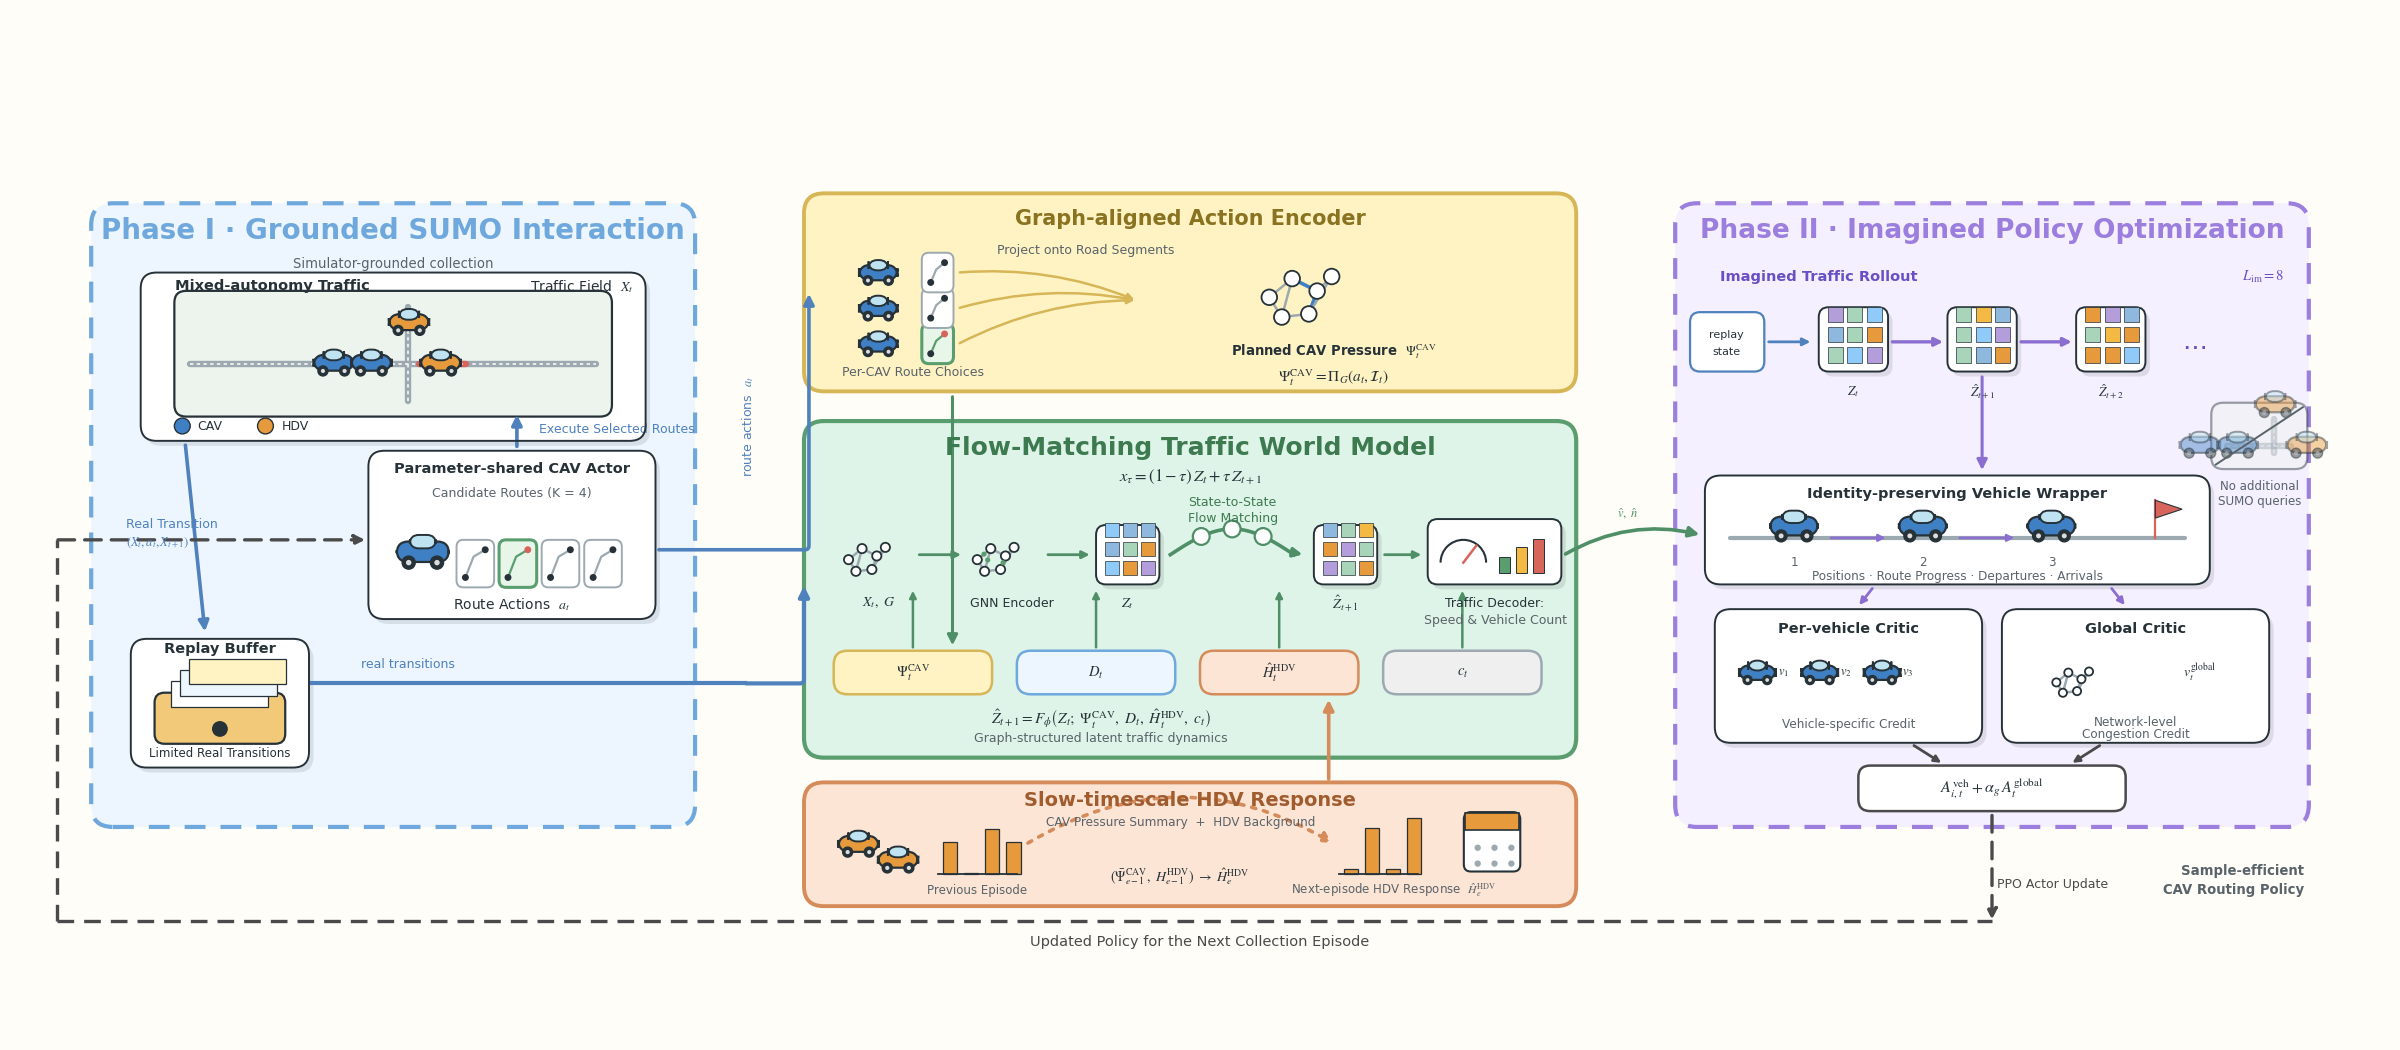

Reproduce this figure in Python.
"""UrbanDreamer main framework figure — v3.

Fixes from v2 review:
- replay->world-model arrow no longer crosses the actor sticker
- road styling: gray roads with white centerlines (visible on pale bg)
- module 2: flow label lifted off the curve; eq block shifted left so the
  HDV orange arrow rises cleanly into the condition chips
- module 3: interior spacing redone
- return arrow routed outside-left with a single clean crossing
"""
import matplotlib
matplotlib.use("Agg")
import matplotlib.pyplot as plt
from matplotlib.patches import FancyBboxPatch, Circle, Rectangle, FancyArrowPatch, Arc
import numpy as np

# ---------------- palette ----------------
BG       = "#FFFDF8"
INK      = "#263238"
SUB      = "#59636A"
P1_BG, P1_BD = "#EDF6FF", "#6FA8DC"
P2_BG, P2_BD = "#F5F0FF", "#9B7EDE"
ACT_BG, ACT_BD = "#FFF3C4", "#D6B656"
WM_BG,  WM_BD  = "#DFF4E8", "#5A9E6F"
HDV_BG, HDV_BD = "#FCE5D5", "#D58B5A"
CAV_C, HDV_C   = "#3F7FC4", "#E79A3B"
CONG,  ROAD    = "#D7655B", "#9DA9B0"
AR_REAL, AR_WM, AR_IM, AR_HDV, AR_UPD = "#4F81BD", "#4F8F68", "#8A6FD1", "#D58B5A", "#4A4A4A"

plt.rcParams["path.sketch"] = None
plt.rcParams["font.family"] = "DejaVu Sans"
plt.rcParams["mathtext.fontset"] = "stix"

fig, ax = plt.subplots(figsize=(24, 10.5), dpi=100)
fig.patch.set_facecolor(BG)
ax.set_facecolor(BG)
ax.set_xlim(0, 240); ax.set_ylim(0, 105)
ax.axis("off")

PHASE, MOD, MODBIG, LABEL, ANNOT, MATH = 20, 15, 18, 10.5, 9, 12

def text(x, y, s, size=LABEL, bold=False, color=INK, ha="center", va="center",
         z=8, rot=0):
    ax.text(x, y, s, fontsize=size, color=color, ha=ha, va=va, zorder=z,
            fontweight="bold" if bold else "normal", rotation=rot,
            linespacing=1.3)

def rbox(x, y, w, h, fc, ec, dashed=False, lw=2.6, z=2, rs=2.0, dash=(5, 3.6)):
    b = FancyBboxPatch((x, y), w, h,
                       boxstyle=f"round,pad=0,rounding_size={rs}",
                       fc=fc, ec=ec, lw=lw, zorder=z,
                       linestyle=(0, dash) if dashed else "solid")
    ax.add_patch(b)
    return b

def sticker_bg(x, y, w, h, z=4, rs=1.6):
    rbox(x+0.45, y-0.5, w, h, "#00000018", "none", z=z-1, rs=rs)
    rbox(x, y, w, h, "#FFFFFF", "none", z=z, rs=rs)
    rbox(x, y, w, h, "none", INK, lw=1.4, z=z+6, rs=rs)

def arrow(p1, p2, color=AR_WM, dashed=False, dotted=False, lw=2.4, rad=0.0,
          z=6, ms=15, elbow=False):
    cs = "angle,angleA=0,angleB=90,rad=4" if elbow else f"arc3,rad={rad}"
    ls = (0, (1.2, 2.2)) if dotted else ((0, (5, 3)) if dashed else "solid")
    a = FancyArrowPatch(p1, p2, arrowstyle="-|>", mutation_scale=ms,
                        color=color, lw=lw, zorder=z, linestyle=ls,
                        connectionstyle=cs, shrinkA=1, shrinkB=1)
    ax.add_patch(a)
    return a

# ---------------- stickers ----------------
def car(x, y, s=1.0, color=CAV_C, z=6, faded=False):
    al = 0.45 if faded else 1.0
    kw = dict(zorder=z, alpha=al)
    ax.add_patch(FancyBboxPatch((x-4.6*s, y-1.7*s), 9.2*s, 3.4*s,
                 boxstyle="round,pad=0.1,rounding_size=1.2",
                 fc=color, ec=INK, lw=1.6, **kw))
    ax.add_patch(FancyBboxPatch((x-2.2*s, y+0.8*s), 4.4*s, 2.1*s,
                 boxstyle="round,pad=0.1,rounding_size=0.9",
                 fc="#BFE3F0", ec=INK, lw=1.4, **kw))
    for dx in (-2.6, 2.6):
        ax.add_patch(Circle((x+dx*s, y-2.0*s), 1.2*s, fc=INK, ec=INK, **kw))
        ax.add_patch(Circle((x+dx*s, y-2.0*s), 0.5*s, fc="#DDDDDD", **kw))

def route_card(x, y, w=3.6, h=4.6, selected=False, z=6):
    fc = "#E8F5E9" if selected else "#FFFFFF"
    ec = "#5A9E6F" if selected else "#9DA9B0"
    ax.add_patch(FancyBboxPatch((x, y), w, h, boxstyle="round,pad=0.1,rounding_size=0.7",
                 fc=fc, ec=ec, lw=2.2 if selected else 1.4, zorder=z))
    ax.plot([x+0.8, x+w*0.45, x+w-0.8], [y+0.9, y+h-1.6, y+h-0.9],
            color=ec, lw=1.6, zorder=z+1)
    ax.add_patch(Circle((x+0.8, y+0.9), 0.35, fc=INK, zorder=z+2))
    ax.add_patch(Circle((x+w-0.8, y+h-0.9), 0.35, fc=CONG if selected else INK, zorder=z+2))

def mini_graph(x, y, s=1.0, hl_edges=(), z=6, messages=False):
    pts = np.array([(0,0),(2.2,1.8),(4.6,0.6),(1.2,-1.9),(3.8,-1.6),(6.0,2.0)],
                   float) * s + (x, y)
    edges = [(0,1),(1,2),(0,3),(3,4),(2,4),(1,3),(2,5),(4,5)]
    for i, (a, b) in enumerate(edges):
        c = CAV_C if i in hl_edges else ROAD
        ax.plot([pts[a][0], pts[b][0]], [pts[a][1], pts[b][1]],
                color=c, lw=2.6 if i in hl_edges else 1.8, zorder=z)
    for px, py in pts:
        ax.add_patch(Circle((px, py), 0.75*s, fc="#FFFFFF", ec=INK, lw=1.3, zorder=z+2))
    if messages:
        for (a, b) in ((0,1),(3,1),(4,2)):
            mx, my = (pts[a]+pts[b])/2
            ax.add_patch(Circle((mx, my), 0.42*s, fc=WM_BD, ec="none", zorder=z+3))

def latent_card(x, y, w=7, h=6.5, z=6, seed=0):
    sticker_bg(x, y, w, h, z=z, rs=1.0)
    rng = np.random.RandomState(seed)
    cols = ["#8FB8DE", "#A8D5BA", "#F4B942", "#E79A3B", "#B39DDB", "#90CAF9"]
    gw, gh = w/4.6, h/4.2
    for i in range(3):
        for j in range(3):
            ax.add_patch(Rectangle((x+0.9+j*(gw+0.45), y+0.9+i*(gh+0.5)), gw, gh,
                         fc=cols[rng.randint(len(cols))], ec=INK, lw=0.5, zorder=z+7))

def file_tray(x, y, w=15, h=10, z=6):
    ax.add_patch(FancyBboxPatch((x-w/2, y-h/2), w, h*0.62,
                 boxstyle="round,pad=0.1,rounding_size=1.0",
                 fc="#F2C879", ec=INK, lw=1.6, zorder=z))
    for i, c in enumerate(("#FFFFFF", "#EDF6FF", "#FFF3C4")):
        ax.add_patch(Rectangle((x-w/2+1.6+i*0.9, y-0.4+i*1.15), w-3.2, 2.6,
                     fc=c, ec=INK, lw=0.9, zorder=z+1+i))
    ax.add_patch(Circle((x, y-h/2+1.4), 0.8, fc=INK, zorder=z+4))

def calendar(x, y, w=6, h=6, z=6):
    ax.add_patch(FancyBboxPatch((x-w/2, y-h/2), w, h,
                 boxstyle="round,pad=0.1,rounding_size=0.7",
                 fc="#FFFFFF", ec=INK, lw=1.5, zorder=z))
    ax.add_patch(Rectangle((x-w/2, y+h/2-1.7), w, 1.7, fc=HDV_C, ec=INK, lw=1.2, zorder=z+1))
    for i in range(2):
        for j in range(3):
            ax.add_patch(Circle((x-w/2+1.3+j*1.7, y-0.6-i*1.6), 0.32, fc=ROAD, zorder=z+2))

def bar_dist(x, y, w=9, h=5, color=HDV_C, z=6, seed=1):
    rng = np.random.RandomState(seed)
    hs = rng.dirichlet(np.ones(4)) * h * 2.6
    bw = w/5.2
    for i, hh in enumerate(hs):
        ax.add_patch(Rectangle((x+i*(bw+0.7), y), bw, hh, fc=color, ec=INK, lw=0.9, zorder=z))
    ax.plot([x-0.5, x+w], [y, y], color=INK, lw=1.3, zorder=z)

def road(x1, y1, x2, y2, color=ROAD, z=5, al=1.0):
    ax.plot([x1, x2], [y1, y2], color=color, lw=4.6, zorder=z,
            solid_capstyle="round", alpha=al)
    ax.plot([x1, x2], [y1, y2], color="#FFFFFF", lw=1.1, zorder=z+1,
            linestyle=(0, (2.2, 2.2)), alpha=al)

def city_map(x, y, w=20, h=13, z=6, faded=False, cong=True):
    al = 0.45 if faded else 1.0
    ax.add_patch(FancyBboxPatch((x-w/2, y-h/2), w, h,
                 boxstyle="round,pad=0.1,rounding_size=1.2",
                 fc="#EDF4EE", ec=INK, lw=1.6, zorder=z, alpha=al))
    road(x-w/2+1.5, y-1.0, x+w/2-1.5, y-1.0, z=z+1, al=al)
    road(x+1.5, y-h/2+1.5, x+1.5, y+h/2-1.5, z=z+1, al=al)
    if cong:
        road(x+2.6, y-1.0, x+7.4, y-1.0, color=CONG, z=z+2, al=al)
    car(x-6.0, y-0.9, s=0.42, color=CAV_C, z=z+3, faded=faded)
    car(x-2.2, y-0.9, s=0.42, color=CAV_C, z=z+3, faded=faded)
    car(x+4.8, y-0.9, s=0.42, color=HDV_C, z=z+3, faded=faded)
    car(x+1.6, y+3.2, s=0.42, color=HDV_C, z=z+3, faded=faded)

def gauge(x, y, w=13, h=7, z=6):
    sticker_bg(x, y, w, h, z=z, rs=1.0)
    ax.add_patch(Arc((x+3.6, y+2.2), 4.6, 4.6, theta1=0, theta2=180,
                     color=INK, lw=1.5, zorder=z+7))
    ax.plot([x+3.6, x+4.9], [y+2.2, y+3.9], color=CONG, lw=1.8, zorder=z+8)
    for i, hh in enumerate((1.6, 2.6, 3.4)):
        ax.add_patch(Rectangle((x+7.2+i*1.7, y+1.2), 1.1, hh,
                     fc=(WM_BD, "#F4B942", CONG)[i], ec=INK, lw=0.7, zorder=z+7))

# =====================================================================
# LEFT — Phase I container (x 8..69, y 22..85)
# =====================================================================
rbox(8, 22, 61, 63, P1_BG, P1_BD, dashed=True, lw=3.0, rs=2.2)
text(38.5, 82.2, "Phase I · Grounded SUMO Interaction", size=PHASE, bold=True, color=P1_BD)
text(38.5, 78.9, "Simulator-grounded collection", size=ANNOT+0.5, color=SUB)

# --- road network sticker (y 61..78) ---
sticker_bg(13, 61, 51, 17, z=4)
city_map(38.5, 69.8, w=44, h=12.5, z=5)
text(16.5, 76.6, "Mixed-autonomy Traffic", size=LABEL, bold=True, ha="left")
text(62.8, 76.6, r"Traffic Field  $X_t$", size=ANNOT+1, ha="right")
ax.add_patch(Circle((17.2, 62.5), 0.8, fc=CAV_C, ec=INK, lw=1.0, zorder=8))
text(18.7, 62.5, "CAV", size=ANNOT, ha="left")
ax.add_patch(Circle((25.6, 62.5), 0.8, fc=HDV_C, ec=INK, lw=1.0, zorder=8))
text(27.2, 62.5, "HDV", size=ANNOT, ha="left")

# --- replay buffer (y 28..41) ---
sticker_bg(12, 28, 18, 13, z=4)
file_tray(21, 34.5, w=13, h=8, z=6)
text(21, 40.0, "Replay Buffer", size=LABEL, bold=True)
text(21, 29.4, "Limited Real Transitions", size=ANNOT-0.5)

# --- actor (y 43..60) ---
sticker_bg(36, 43, 29, 17, z=4)
text(50.5, 58.2, "Parameter-shared CAV Actor", size=LABEL, bold=True)
text(50.5, 55.7, "Candidate Routes (K = 4)", size=ANNOT, color=SUB)
car(41.5, 49.8, s=0.55, color=CAV_C, z=7)
for i in range(4):
    route_card(45.0+i*4.3, 46.3, selected=(i == 1), z=7)
text(50.5, 44.5, r"Route Actions  $a_t$", size=ANNOT+1)

# actor -> roadnet (execute)
arrow((51, 60.3), (51, 63.8), color=AR_REAL, lw=2.6)
text(53.2, 62.1, "Execute Selected Routes", size=ANNOT, ha="left", color=AR_REAL)
# roadnet -> replay (real transition)
arrow((17.5, 60.7), (19.5, 41.6), color=AR_REAL, lw=2.6)
text(11.5, 52.5, "Real Transition", size=ANNOT, ha="left", color=AR_REAL)
text(11.5, 50.7, r"$(X_t, a_t, X_{t+1})$", size=ANNOT, ha="left", color=AR_REAL)

# =====================================================================
# CENTRAL BRIDGE (x 80..158)
# =====================================================================
# ---------- Module 1: Graph-aligned Action Encoder (y 66..86) ----------
rbox(80, 66, 78, 20, ACT_BG, ACT_BD, lw=2.8)
text(119, 83.4, "Graph-aligned Action Encoder", size=MOD, bold=True, color="#8a7320")
text(108.5, 80.2, "Project onto Road Segments", size=ANNOT, color=SUB)
for k in range(3):
    yy = 70.8 + k*3.6
    car(87.5, yy, s=0.4, color=CAV_C, z=6)
    route_card(92.0, yy-1.9, w=3.0, h=3.8, selected=(k == 0), z=6)
    arrow((95.6, yy), (113.5, 75.2), color=ACT_BD, lw=1.8, rad=-0.12, ms=10)
text(91, 67.9, "Per-CAV Route Choices", size=ANNOT, color=SUB)
mini_graph(127, 75.5, s=1.05, hl_edges=(1, 4), z=6)
text(133.5, 70.0, r"Planned CAV Pressure  $\Psi_t^{\mathrm{CAV}}$", size=ANNOT+0.5, bold=True)
text(133.5, 67.4, r"$\Psi_t^{\mathrm{CAV}} = \Pi_G(a_t, \mathcal{I}_t)$", size=MATH-1)

# ---------- Module 2: Flow-Matching World Model (y 29..63) ----------
rbox(80, 29, 78, 34, WM_BG, WM_BD, lw=3.0)
text(119, 60.3, "Flow-Matching Traffic World Model", size=MODBIG, bold=True, color="#3d7a50")
text(119, 57.4, r"$x_\tau = (1-\tau)\,Z_t + \tau\,Z_{t+1}$", size=MATH)

# pipeline
mini_graph(84.5, 49.0, s=0.62, z=6)
text(87.5, 44.6, r"$X_t,\ G$", size=ANNOT+1)
arrow((91.5, 49.5), (96.0, 49.5), lw=2.0, ms=11)
mini_graph(97.5, 49.0, s=0.62, z=6, messages=True)
text(101, 44.6, "GNN Encoder", size=ANNOT)
arrow((104.5, 49.5), (109.0, 49.5), lw=2.0, ms=11)
latent_card(109.5, 46.5, w=6.4, h=6.0, z=6, seed=1)
text(112.7, 44.6, r"$Z_t$", size=ANNOT+1)
# flow trajectory
fx = np.linspace(117, 129.5, 60)
fy = 49.5 + 2.6*np.sin((fx-117)/12.5*np.pi)
ax.plot(fx, fy, color=AR_WM, lw=2.6, zorder=6)
arrow((fx[-3], fy[-3]), (130.5, 49.5), color=AR_WM, lw=2.6, ms=13)
for f in (0.25, 0.5, 0.75):
    xx = 117 + 12.5*f
    yy = 49.5 + 2.6*np.sin(f*np.pi)
    ax.add_patch(Circle((xx, yy), 0.85, fc="#FFFFFF", ec=AR_WM, lw=1.6, zorder=7))
text(123.3, 54.8, "State-to-State", size=ANNOT, color="#3d7a50")
text(123.3, 53.2, "Flow Matching", size=ANNOT, color="#3d7a50")
latent_card(131.5, 46.5, w=6.4, h=6.0, z=6, seed=7)
text(134.7, 44.6, r"$\hat{Z}_{t+1}$", size=ANNOT+1)
arrow((138.5, 49.5), (142.5, 49.5), lw=2.0, ms=11)
gauge(143.0, 46.5, w=13.5, h=6.6, z=6)
text(149.8, 44.6, "Traffic Decoder:", size=ANNOT)
text(149.8, 42.9, "Speed & Vehicle Count", size=ANNOT, color=SUB)

# condition chips
chips = [(91, r"$\Psi_t^{\mathrm{CAV}}$", ACT_BG, ACT_BD),
         (109.5, r"$D_t$", P1_BG, P1_BD),
         (128, r"$\hat{H}_t^{\mathrm{HDV}}$", HDV_BG, HDV_BD),
         (146.5, r"$c_t$", "#EFEFEF", ROAD)]
for cx, lab, fc, ec in chips:
    rbox(cx-8, 35.4, 16, 4.4, fc, ec, lw=1.8, z=5, rs=1.4)
    text(cx, 37.6, lab, size=ANNOT+1.5)
    arrow((cx, 40.0), (cx, 46.0), color=AR_WM, lw=1.8, ms=10)
text(110, 33.0, r"$\hat{Z}_{t+1} = F_\phi\left(Z_t;\ \Psi_t^{\mathrm{CAV}},\ D_t,\ "
                r"\hat{H}_t^{\mathrm{HDV}},\ c_t\right)$", size=MATH-1)
text(110, 30.9, "Graph-structured latent traffic dynamics", size=ANNOT, color=SUB)

# ---------- Module 3: Slow-timescale HDV Response (y 14..26.5) ----------
rbox(80, 14, 78, 12.5, HDV_BG, HDV_BD, lw=2.8)
text(119, 24.7, "Slow-timescale HDV Response", size=MOD-1, bold=True, color="#a05c2e")
car(85.5, 20.3, s=0.42, color=HDV_C, z=6)
car(89.5, 18.7, s=0.42, color=HDV_C, z=6)
bar_dist(94.0, 17.2, w=7.5, h=4.4, seed=2)
text(97.5, 15.6, "Previous Episode", size=ANNOT-0.5, color=SUB)
text(118, 22.4, "CAV Pressure Summary  +  HDV Background", size=ANNOT-0.3, color=SUB)
arrow((102.5, 20.3), (133.5, 20.3), color=AR_HDV, dotted=True, lw=2.6, rad=-0.3)
text(118, 17.0, r"$(\bar{\Psi}_{e-1}^{\mathrm{CAV}},\ H_{e-1}^{\mathrm{HDV}})"
                r"\ \rightarrow\ \hat{H}_e^{\mathrm{HDV}}$", size=MATH-2)
bar_dist(134.5, 17.2, w=7.5, h=4.4, seed=5)
text(139.5, 15.6, r"Next-episode HDV Response  $\hat{H}_e^{\mathrm{HDV}}$",
     size=ANNOT-0.5, color=SUB)
calendar(149.5, 20.5, w=5.5, h=5.8, z=6)
# module3 -> condition chips (rises at x=133, left of c_t chip, right of eq)
arrow((133, 26.7), (133, 35.0), color=AR_HDV, lw=2.6)

# =====================================================================
# RIGHT — Phase II container (x 168..232, y 22..85)
# =====================================================================
rbox(168, 22, 64, 63, P2_BG, P2_BD, dashed=True, lw=3.0, rs=2.2)
text(200, 82.2, "Phase II · Imagined Policy Optimization", size=PHASE-1, bold=True, color=P2_BD)

# --- imagined rollout ---
text(172.5, 77.6, "Imagined Traffic Rollout", size=LABEL, bold=True, ha="left", color="#6a4fc4")
text(229.5, 77.6, r"$L_{\mathrm{im}} = 8$", size=LABEL, ha="right", color="#6a4fc4")
rbox(169.5, 68, 7.5, 6, "#FFFFFF", AR_REAL, lw=1.6, z=5, rs=1.0)
text(173.2, 71.7, "replay", size=ANNOT-1)
text(173.2, 70.0, "state", size=ANNOT-1)
arrow((177.3, 71), (181.8, 71), color=AR_REAL, lw=2.0, ms=11)
xs_snap = (182.5, 195.5, 208.5)
labs = (r"$Z_t$", r"$\hat{Z}_{t+1}$", r"$\hat{Z}_{t+2}$")
for i, (xx, lab) in enumerate(zip(xs_snap, labs)):
    latent_card(xx, 68, w=7, h=6.5, z=6, seed=10+i)
    text(xx+3.5, 66.0, lab, size=ANNOT+0.5)
    if i < 2:
        arrow((xx+7.3, 71), (xx+12.7, 71), color=AR_IM, lw=2.4, ms=12)
text(220.5, 71, "…", size=18, color="#6a4fc4")

# faded crossed SUMO
city_map(227, 61.5, w=9.5, h=6.5, z=5, faded=True, cong=False)
ax.plot([222.6, 231.4], [58.6, 64.4], color=SUB, lw=1.4, zorder=9)
text(227, 56.4, "No additional", size=ANNOT-0.5, color=SUB)
text(227, 54.9, "SUMO queries", size=ANNOT-0.5, color=SUB)

# --- vehicle wrapper ---
sticker_bg(171, 46.5, 51, 11, z=4)
text(196.5, 55.6, "Identity-preserving Vehicle Wrapper", size=LABEL, bold=True)
ax.plot([173.5, 219.5], [51.2, 51.2], color=ROAD, lw=3.0, zorder=6, solid_capstyle="round")
for xx, cid in ((180, "1"), (193, "2"), (206, "3")):
    car(xx, 52.4, s=0.5, color=CAV_C, z=7)
    text(xx, 48.7, cid, size=ANNOT-0.5, color=SUB)
    if xx < 200:
        arrow((xx+3.6, 51.2), (xx+9.4, 51.2), color=AR_IM, lw=1.8, ms=10)
ax.plot([216.5, 216.5], [51.2, 55.0], color=CONG, lw=1.6, zorder=7)
ax.add_patch(plt.Polygon([(216.5, 55.0), (216.5, 53.2), (219.2, 54.1)],
             fc=CONG, ec=INK, lw=0.8, zorder=7))
text(196.5, 47.3, "Positions · Route Progress · Departures · Arrivals",
     size=ANNOT-0.3, color=SUB)

# --- critics ---
sticker_bg(172, 30.5, 27, 13.5, z=4)
text(185.5, 42.0, "Per-vehicle Critic", size=LABEL, bold=True)
for i, xx in enumerate((176.3, 182.6, 188.9)):
    car(xx, 37.6, s=0.38, color=CAV_C, z=7)
    text(xx+2.6, 37.6, f"$v_{i+1}$", size=ANNOT)
text(185.5, 32.3, "Vehicle-specific Credit", size=ANNOT-0.3, color=SUB)

sticker_bg(201, 30.5, 27, 13.5, z=4)
text(214.5, 42.0, "Global Critic", size=LABEL, bold=True)
mini_graph(206.5, 36.6, s=0.55, z=7)
text(221.0, 37.6, r"$v^{\mathrm{global}}_t$", size=ANNOT+1)
text(214.5, 32.6, "Network-level", size=ANNOT-0.3, color=SUB)
text(214.5, 31.3, "Congestion Credit", size=ANNOT-0.3, color=SUB)

# rollout/wrapper -> critics
arrow((188, 46.2), (186.5, 44.3), color=AR_IM, lw=2.0, ms=10)
arrow((212, 46.2), (213.5, 44.3), color=AR_IM, lw=2.0, ms=10)

# --- advantage node ---
rbox(186.5, 23.6, 27, 4.6, "#FFFFFF", AR_UPD, lw=1.8, z=5, rs=1.2)
text(200, 25.9, r"$A^{\mathrm{veh}}_{i,t} + \alpha_g\, A^{\mathrm{global}}_t$",
     size=MATH-0.5)
arrow((192, 30.3), (195, 28.4), color=AR_UPD, lw=2.0, ms=10)
arrow((211, 30.3), (208, 28.4), color=AR_UPD, lw=2.0, ms=10)

# =====================================================================
# cross-container connectors
# =====================================================================
# replay -> world model (main real-data path, passes under the actor)
ax.plot([30.3, 74], [36.5, 36.5], color=AR_REAL, lw=3.0, zorder=6)
arrow((74, 36.5), (80, 46.5), color=AR_REAL, lw=3.0, elbow=True)
text(40, 38.4, "real transitions", size=ANNOT, color=AR_REAL)

# actor -> action encoder (elbow up the corridor)
arrow((65.2, 50), (80.5, 76), color=AR_REAL, lw=2.6, elbow=True)
text(74.4, 62.5, r"route actions  $a_t$", size=ANNOT, color=AR_REAL, rot=90)

# module1 Psi -> chip
arrow((95, 65.6), (95, 40.2), color=AR_WM, lw=2.2)

# decoder -> wrapper
arrow((156.8, 49.5), (170.6, 51.5), color=AR_WM, lw=2.6, rad=-0.2)
text(163.2, 53.6, r"$\hat{v},\ \hat{n}$", size=ANNOT, color=AR_WM)

# imagined rollout -> wrapper
arrow((199, 67.6), (199, 57.9), color=AR_IM, lw=2.2)

# PPO update + long quiet return along bottom and up the far left
arrow((200, 23.3), (200, 12.5), color=AR_UPD, dashed=True, lw=2.4)
ax.plot([4.5, 200], [12.5, 12.5], color=AR_UPD, lw=2.4, zorder=6,
        linestyle=(0, (5, 3)))
ax.plot([4.5, 4.5], [12.5, 51], color=AR_UPD, lw=2.4, zorder=6,
        linestyle=(0, (5, 3)))
arrow((4.5, 51), (35.8, 51), color=AR_UPD, dashed=True, lw=2.4)
text(200.5, 16.2, "PPO Actor Update", size=ANNOT, ha="left", color=AR_UPD)
text(120, 10.4, "Updated Policy for the Next Collection Episode",
     size=LABEL, color=AR_UPD)

# restrained result label, lower-right
text(231.5, 17.5, "Sample-efficient", size=ANNOT+0.5, ha="right", color=SUB, bold=True)
text(231.5, 15.6, "CAV Routing Policy", size=ANNOT+0.5, ha="right", color=SUB, bold=True)

plt.subplots_adjust(left=0.005, right=0.995, top=0.995, bottom=0.005)
out = "figure/main_figure_v3.png"
plt.savefig(out, facecolor=BG)
print("saved", out)
